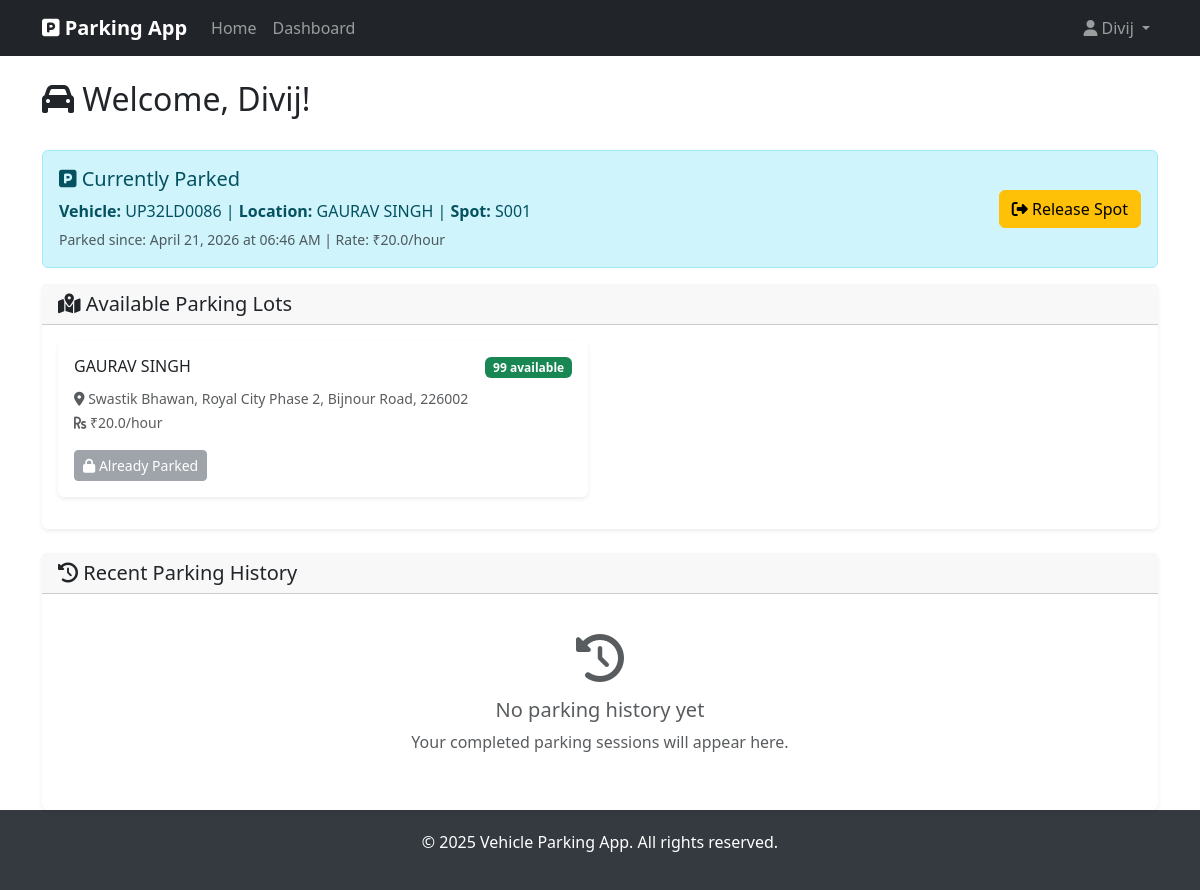
The app's page /user/dashboard (signed in) with its own data.
### models.py (models this page shows, shortened)
class User(UserMixin, db.Model):
    __tablename__ = 'users'
    id = db.Column(db.Integer, primary_key=True)
    username = db.Column(db.String(80), unique=True, nullable=False)
    email = db.Column(db.String(120), unique=True, nullable=False)
    password_hash = db.Column(db.String(120), nullable=False)
    phone = db.Column(db.String(15), nullable=True)
    is_admin = db.Column(db.Boolean, default=False, nullable=False)
    created_at = db.Column(db.DateTime, default=datetime.utcnow)
    reservations = db.relationship('Reservation', backref='user', lazy=True, cascade='all, delete-orphan')

class Reservation(db.Model):
    __tablename__ = 'reservations'
    id = db.Column(db.Integer, primary_key=True)
    spot_id = db.Column(db.Integer, db.ForeignKey('parking_spots.id'), nullable=False)
    user_id = db.Column(db.Integer, db.ForeignKey('users.id'), nullable=False)
    vehicle_number = db.Column(db.String(20), nullable=False)
    parking_timestamp = db.Column(db.DateTime, default=datetime.utcnow, nullable=False)
    leaving_timestamp = db.Column(db.DateTime, nullable=True)
    parking_cost = db.Column(db.Float, nullable=True)

class ParkingLot(db.Model):
    __tablename__ = 'parking_lots'
    id = db.Column(db.Integer, primary_key=True)
    prime_location_name = db.Column(db.String(100), nullable=False)
    address = db.Column(db.Text, nullable=False)
    pin_code = db.Column(db.String(10), nullable=False)
    price_per_hour = db.Column(db.Float, nullable=False, default=50.0)
    maximum_number_of_spots = db.Column(db.Integer, nullable=False)
    created_at = db.Column(db.DateTime, default=datetime.utcnow)
    parking_spots = db.relationship('ParkingSpot', backref='lot', lazy=True, cascade='all, delete-orphan')
    def get_available_spots_count(self):
        return ParkingSpot.query.filter_by(lot_id=self.id, status='A').count()

class ParkingSpot(db.Model):
    __tablename__ = 'parking_spots'
    id = db.Column(db.Integer, primary_key=True)
    lot_id = db.Column(db.Integer, db.ForeignKey('parking_lots.id'), nullable=False)
    spot_number = db.Column(db.String(10), nullable=False)
    status = db.Column(db.String(1), default='A', nullable=False)  # A-Available, O-Occupied
    created_at = db.Column(db.DateTime, default=datetime.utcnow)
    reservations = db.relationship('Reservation', backref='spot', lazy=True, cascade='all, delete-orphan')

### controllers.py (the view)
@user.route('/dashboard')
@login_required
def dashboard():
    if current_user.is_admin:
        return redirect(url_for('admin.dashboard'))
    current_reservation = Reservation.query.filter_by(
        user_id=current_user.id,
        leaving_timestamp=None
    ).first()
    past_reservations = Reservation.query.filter_by(
        user_id=current_user.id
    ).filter(Reservation.leaving_timestamp.isnot(None)).order_by(
        Reservation.leaving_timestamp.desc()
    ).limit(5).all()
    available_lots = []
    for lot in ParkingLot.query.all():
        available_count = lot.get_available_spots_count()
        if available_count > 0:
            available_lots.append({
                'lot': lot,
                'available_spots': available_count
            })
    return render_template('user_dashboard.html',
                         current_reservation=current_reservation,
                         past_reservations=past_reservations,
                         available_lots=available_lots)

### app.py (called while the page is built)
def create_app():
    app = Flask(__name__)
    app.config['SECRET_KEY'] = 'your-secret-key-here'
    app.config['SQLALCHEMY_DATABASE_URI'] = 'sqlite:///parking_app.db'
    app.config['SQLALCHEMY_TRACK_MODIFICATIONS'] = False
    db.init_app(app)
    login_manager = LoginManager()
    login_manager.init_app(app)
    login_manager.login_view = 'auth.login'
    login_manager.login_message = 'Please log in to access this page.'
    login_manager.login_message_category = 'info'
    @login_manager.user_loader
    def load_user(user_id):
        return User.query.get(int(user_id))
    app.register_blueprint(main)
    app.register_blueprint(auth, url_prefix='/auth')
    app.register_blueprint(admin, url_prefix='/admin')
    app.register_blueprint(user, url_prefix='/user')
    app.register_blueprint(api, url_prefix='/api')
    return app

### templates/user_dashboard.html (shortened to what this page needs)
{% extends "base.html" %}
{% block content %}
<div class="d-flex justify-content-between align-items-center mb-4">
    <h2><i class="fas fa-car"></i> Welcome, {{ current_user.username }}!</h2>
</div>
{% if current_reservation %}
<div class="alert alert-info">
    <div class="row align-items-center">
        <div class="col-md-8">
            <h5 class="alert-heading"><i class="fas fa-parking"></i> Currently Parked</h5>
            <p class="mb-1">
                <strong>Vehicle:</strong> {{ current_reservation.vehicle_number }} |
                <strong>Location:</strong> {{ current_reservation.spot.lot.prime_location_name }} |
                <strong>Spot:</strong> {{ current_reservation.spot.spot_number }}
            </p>
            <small class="text-muted">
                Parked since: {{ current_reservation.parking_timestamp.strftime('%B %d, %Y at %I:%M %p') }} |
                Rate: ₹{{ current_reservation.spot.lot.price_per_hour }}/hour
            </small>
        </div>
        <div class="col-md-4 text-end">
            <a href="{{ url_for('user.release_spot', reservation_id=current_reservation.id) }}"
               class="btn btn-warning"
               onclick="return confirm('Are you sure you want to release this parking spot?')">
                <i class="fas fa-sign-out-alt"></i> Release Spot
            </a>
        </div>
    </div>
</div>
{% endif %}
<div class="row">
    <div class="col-md-{% if current_reservation %}12{% else %}8{% endif %} mb-4">
        <div class="card">
            <div class="card-header">
                <h5 class="mb-0"><i class="fas fa-map-marked-alt"></i> Available Parking Lots</h5>
            </div>
            <div class="card-body">
                {% if available_lots %}
                    <div class="row">
                        {% for lot_info in available_lots %}
                        <div class="col-md-6 mb-3">
                            <div class="card border-success">
                                <div class="card-body">
                                    <div class="d-flex justify-content-between align-items-start mb-2">
                                        <h6 class="card-title mb-0">{{ lot_info.lot.prime_location_name }}</h6>
                                        <span class="badge bg-success">{{ lot_info.available_spots }} available</span>
                                    </div>
                                    <p class="card-text">
                                        <small class="text-muted">
                                            <i class="fas fa-map-marker-alt"></i> {{ lot_info.lot.address }}, {{ lot_info.lot.pin_code }}<br>
                                            <i class="fas fa-rupee-sign"></i> ₹{{ lot_info.lot.price_per_hour }}/hour
                                        </small>
                                    </p>
                                    {% if not current_reservation %}
                                    <a href="{{ url_for('user.book_spot', lot_id=lot_info.lot.id) }}"
                                       class="btn btn-primary btn-sm">
                                        <i class="fas fa-car"></i> Book Spot
                                    </a>
                                    {% else %}
                                    <button class="btn btn-secondary btn-sm" disabled>
                                        <i class="fas fa-lock"></i> Already Parked
                                    </button>
                                    {% endif %}
                                </div>
                            </div>
                        </div>
                        {% endfor %}
                    </div>
                {% else %}
                    <div class="text-center py-4">
                        <i class="fas fa-car fa-3x text-muted mb-3"></i>
                        <h5 class="text-muted">No parking spots available</h5>
                        <p class="text-muted">All parking lots are currently full. Please check back later.</p>
                    </div>
                {% endif %}
            </div>
        </div>
    </div>
</div>
<div class="row">
    <div class="col-12">
        <div class="card">
            <div class="card-header">
                <h5 class="mb-0"><i class="fas fa-history"></i> Recent Parking History</h5>
            </div>
            <div class="card-body">
                {% if past_reservations %}
                    <div class="table-responsive">
                        <table class="table table-hover">
                            <thead class="table-dark">
                                <tr>
                                    <th>Vehicle</th>
                                    <th>Location</th>
                                    <th>Spot</th>
                                    <th>Parked Time</th>
                                    <th>Duration</th>
                                    <th>Cost</th>
                                </tr>
                            </thead>
                            <tbody>
                                {% for reservation in past_reservations %}
                                <tr>
                                    <td>{{ reservation.vehicle_number }}</td>
                                    <td>{{ reservation.spot.lot.prime_location_name }}</td>
                                    <td>{{ reservation.spot.spot_number }}</td>
                                    <td>{{ reservation.parking_timestamp.strftime('%m/%d/%Y %I:%M %p') }}</td>
                                    <td>{{ reservation.get_duration_str() }}</td>
                                    <td class="text-success fw-bold">₹{{ reservation.parking_cost }}</td>
                                </tr>
                                {% endfor %}
                            </tbody>
                        </table>
                    </div>
                {% else %}
                    <div class="text-center py-4">
                        <i class="fas fa-history fa-3x text-muted mb-3"></i>
                        <h5 class="text-muted">No parking history yet</h5>
                        <p class="text-muted">Your completed parking sessions will appear here.</p>
                    </div>
                {% endif %}
            </div>
        </div>
    </div>
</div>
{% endblock %}

### templates/base.html (shortened to what this page needs)
<!DOCTYPE html>
<html lang="en">
<head>
    <link href="https://cdnjs.cloudflare.com/ajax/libs/bootstrap/5.3.0/css/bootstrap.min.css" rel="stylesheet">
    <link href="https://cdnjs.cloudflare.com/ajax/libs/font-awesome/6.4.0/css/all.min.css" rel="stylesheet">
</head>
<body>
    <nav class="navbar navbar-expand-lg navbar-dark bg-dark">
        <div class="container">
            <a class="navbar-brand" href="{{ url_for('main.index') }}">
                <i class="fas fa-parking"></i> Parking App
            </a>
            <div class="collapse navbar-collapse" id="navbarNav">
                <ul class="navbar-nav me-auto">
                    <li class="nav-item">
                        <a class="nav-link" href="{{ url_for('main.index') }}">Home</a>
                    </li>
                    {% if current_user.is_authenticated %}
                        {% if current_user.is_admin %}
                            <li class="nav-item">
                                <a class="nav-link" href="{{ url_for('admin.dashboard') }}">Admin Dashboard</a>
                            </li>
                            <li class="nav-item">
                                <a class="nav-link" href="{{ url_for('admin.parking_lots') }}">Parking Lots</a>
                            </li>
                            <li class="nav-item">
                                <a class="nav-link" href="{{ url_for('admin.users') }}">Users</a>
                            </li>
                        {% else %}
                            <li class="nav-item">
                                <a class="nav-link" href="{{ url_for('user.dashboard') }}">Dashboard</a>
                            </li>
                        {% endif %}
                    {% endif %}
                </ul>
                <ul class="navbar-nav">
                    {% if current_user.is_authenticated %}
                        <li class="nav-item dropdown">
                            <a class="nav-link dropdown-toggle" href="#" role="button" data-bs-toggle="dropdown">
                                <i class="fas fa-user"></i> {{ current_user.username }}
                            </a>
                        </li>
                    {% endif %}
                </ul>
            </div>
        </div>
    </nav>
    <main class="{% block main_class %}container mt-4{% endblock %}">
        {% block content %}{% endblock %}
    </main>
    <footer class="footer mt-auto">
        <div class="container text-center">
            <p>&copy; 2025 Vehicle Parking App. All rights reserved.</p>
        </div>
    </footer>
</body>
</html>

### templates/base.html (style rules this page uses)
.navbar-brand { font-weight: bold; }
.card { border: none; box-shadow: 0 0.125rem 0.25rem rgba(0, 0, 0, 0.075); }
.footer { background-color: #343a40; color: white; padding: 20px 0; margin-top: 50px; }

### records on screen
User: username "Divij"
Reservation: vehicle_number "UP32LD0086", parking_timestamp "April 21, 2026 at 06:46 AM"
ParkingLot: spot.lot.prime_location_name "GAURAV SINGH", spot.lot.price_per_hour "20.0", lot.prime_location_name "GAURAV SINGH", lot.address "Swastik Bhawan, Royal City Phase 2, Bijnour Road", lot.pin_code "226002", lot.price_per_hour "20.0"
ParkingSpot: spot.spot_number "S001"

### other values on screen
{{ lot_info.available_spots }} "99"
